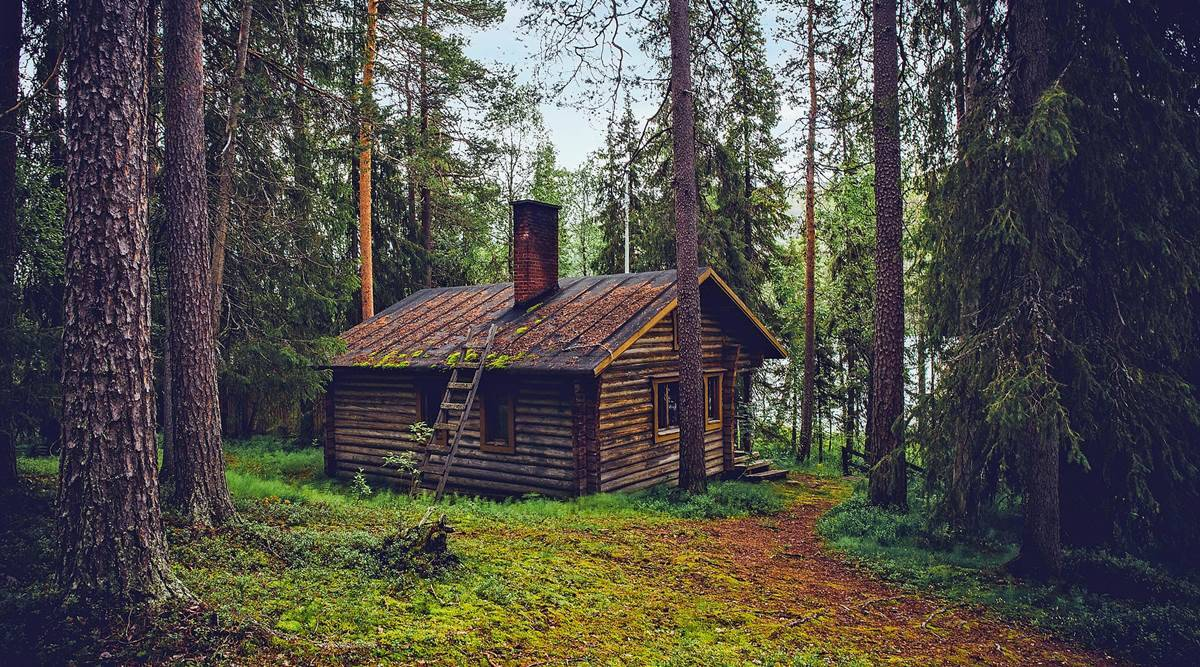
#> input picture PythonCVProj/img.jpg, 1200 x 667 px
$ python main.py
#> lines starting #> are read from the running program, lines starting #| are printed output that depends on the picture; after the words box and inside, x2 and y2 are one past the last pixel; in counts of white or black regions, pixels touching at a corner belong together
import cv2
import numpy as np

video = cv2.VideoCapture("green.mp4")
image = cv2.imread("img.jpg")
#> image is the input picture: shape (667, 1200, 3); mean B, G, R 72.1, 76.7, 79.1

while True:
    ret, frame = video.read()
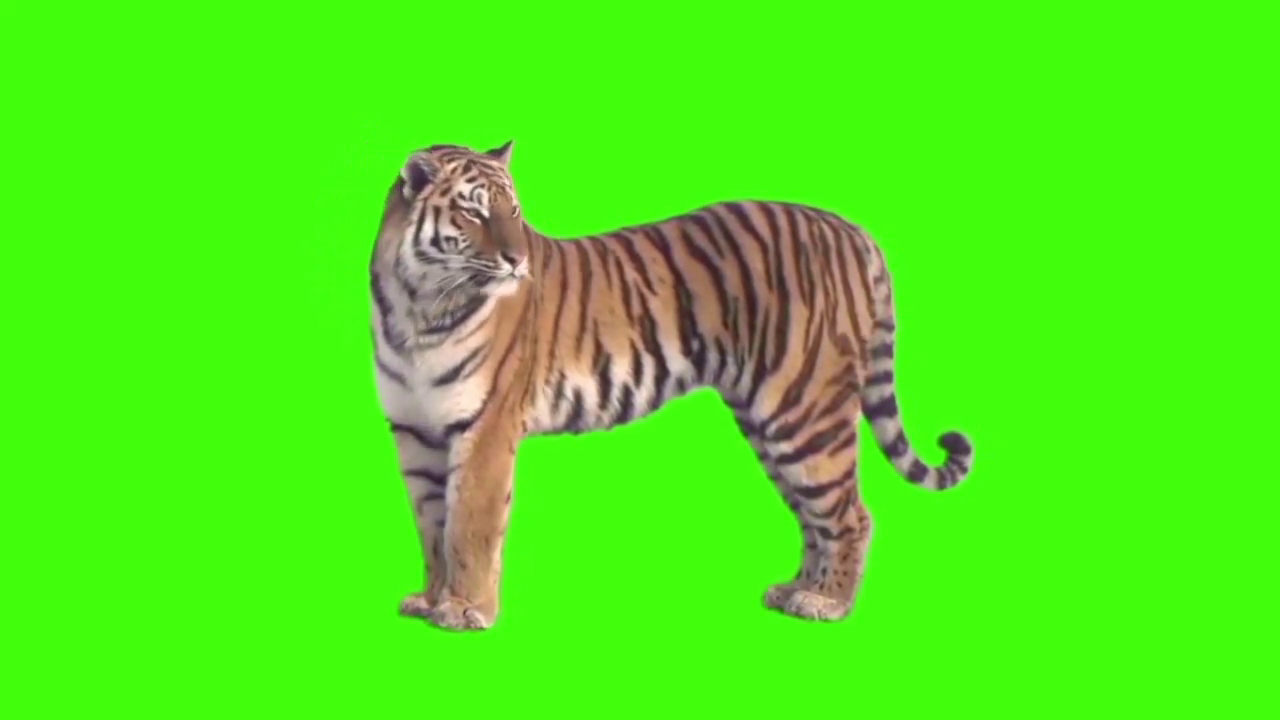
#> input picture frame 119 of PythonCVProj/green.mp4, 1280 x 720 px
#> frame is the input picture: shape (720, 1280, 3); mean B, G, R 28.1, 232.5, 79.1
    frame = cv2.resize(frame, (640, 480))
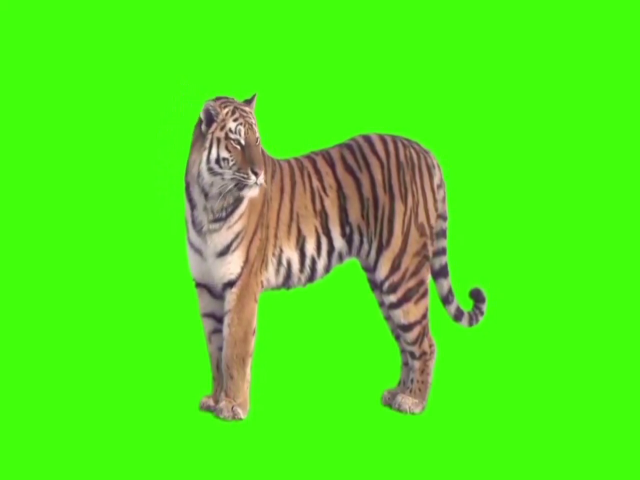
#> frame: shape (480, 640, 3); mean B, G, R 28.1, 232.5, 79.1
    image = cv2.resize(image, (640, 480))
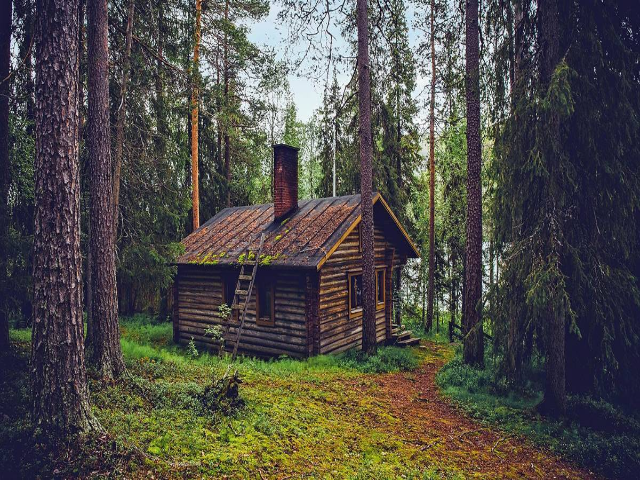
#> image: shape (480, 640, 3); mean B, G, R 72, 76.6, 79
    hsv = cv2.cvtColor(frame, cv2.COLOR_BGR2HSV)
#> hsv: shape (480, 640, 3); mean H, S, V 49.8, 214.9, 237.2

    l_g = np.array([32, 94, 132])
    u_g = np.array([179, 255, 255])

    mask = cv2.inRange(hsv, l_g, u_g)
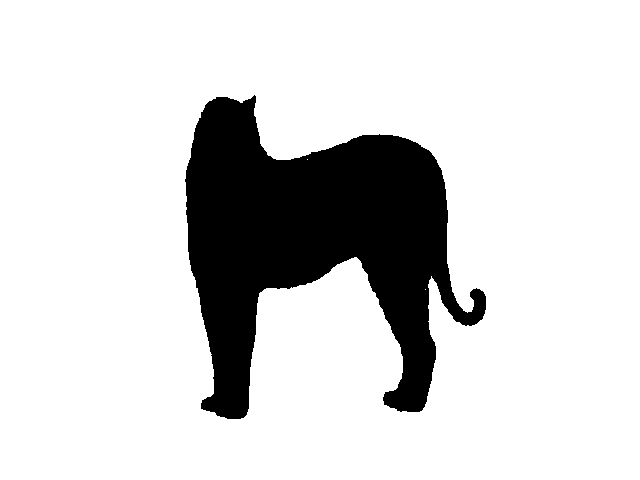
#> mask: shape (480, 640); 83.9% white; 1 black region, box (x1, y1, x2, y2) and area: (185, 95, 486, 419) 49576
    res = cv2.bitwise_and(frame, frame, mask=mask)
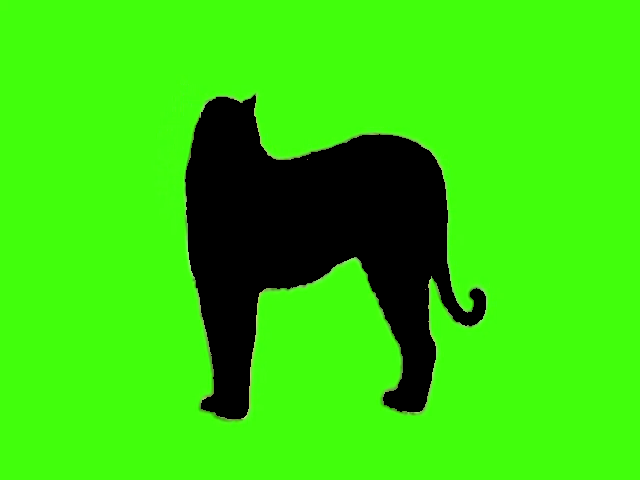
#> res: shape (480, 640, 3); mean B, G, R 10.9, 213.1, 55.2
    f = frame - res
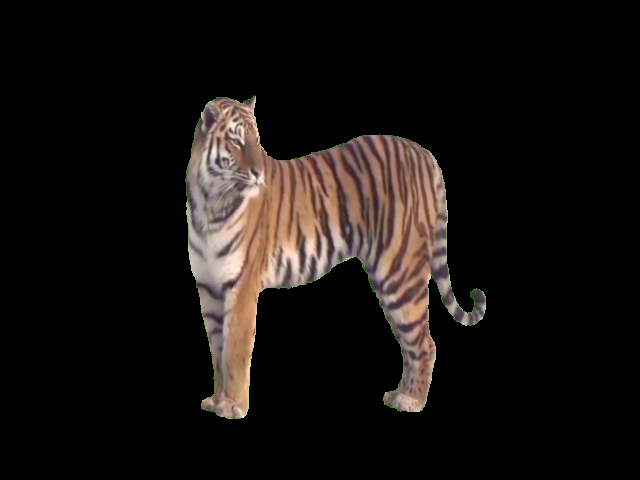
#> f: shape (480, 640, 3); mean B, G, R 17.2, 19.4, 24
    green_screen = np.where(f==0, image,f)
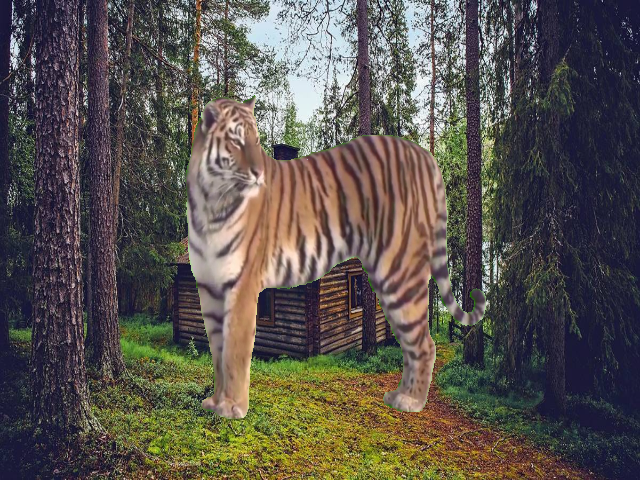
#> green_screen: shape (480, 640, 3); mean B, G, R 77.8, 83.1, 88.9
    cv2.imshow("final", green_screen)
    k = cv2.waitKey(1)
#> (key q is pressed here)
    if k == ord('q'):
        break
video.release()
cv2.destroyAllWindows()
